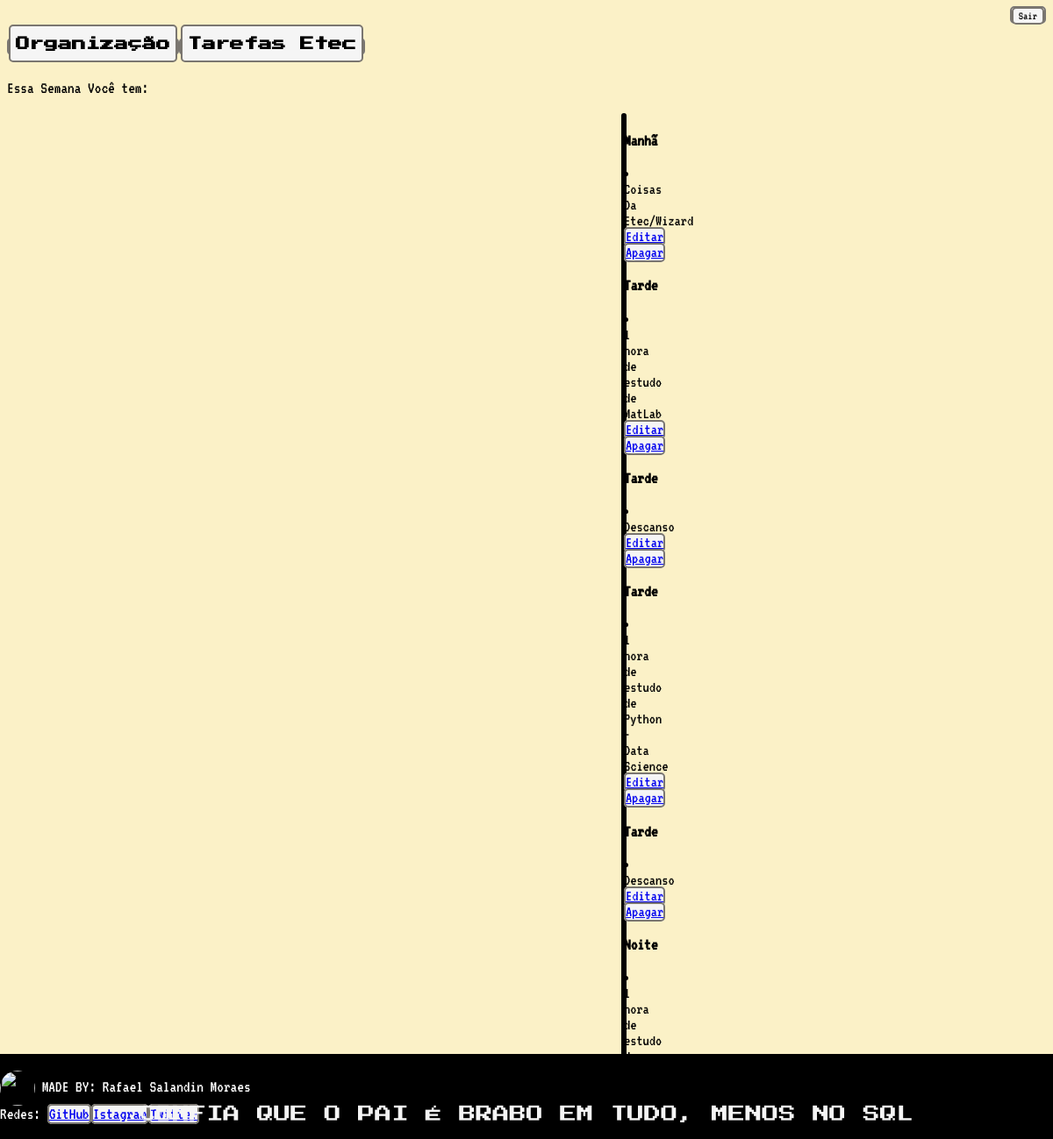
Screenshot of /AgendaTOP/ (signed in) with the database file from the repository.
### OrganizaçãodesseCorno/models.py (models this page shows, shortened)
class what_I_need_to_do(models.Model):
    titulo = models.CharField(max_length=100)
    descrição = models.TextField(blank=True, null=True)
    time = models.CharField(max_length=100, default='SOME STRING')
    usuario = models.ForeignKey(User, on_delete=models.CASCADE)
    class Meta:
        db_table = 'what'

### OrganizaçãodesseCorno/views.py (the view)
# urls.py: path('AgendaTOP/', views.Jorge),
def Jorge(request):
     usuario = request.user
     horario = what_I_need_to_do.time
     evento = what_I_need_to_do.objects.filter(usuario=usuario)
     dados = {'need':evento}
     return render(request, 'pageJorge.html', dados)

### Template/pageJorge.html (shortened to what this page needs)
{% extends "Model_P.html" %}
{% block content %}
<div class="all">
        <div>
            <a href="/"><button><h1>Organização</h1></button></a><a href="/AgendaTOP/Etec"><button><h1>Tarefas Etec</h1></button></a>
            <p>Essa Semana Você tem:</p>
        </div>
        <div class="tv">
        {% for i in need %}
                 <div align="center">
                        <p><b>
                                {{ i.time }}
                        </b></p>
                        <li align="center">
                                {{ i.titulo}} <br>
                                <a href="Create/?id={{ i.id }}">Editar</a>  <a href="delete/{{ i.id }}">Apagar</a>
                        </li>
                </div>
        {%endfor%}
        </div>
        <a href="Create"><button>Mudar/Adicionar</button></a>
</div>
{% endblock %}

### Template/Model_P.html (style rules this page uses)
html { background-color: #fbf1c7; }
button, a { background-color: whitesmoke; border: 2px; border-style: solid; border-color: rgb(122, 118, 112); border-radius: 5px; font-family: VT323; font-weight: 300; }

### Template/pageJorge.html (style rules this page uses)
p { font-family: 'VT323', monospace; font-size: larger; }
li { font-family: 'VT323', monospace; font-size: large; }
h1, h2 { font-family: 'Press Start 2P', monospace; font-size: larger; vertical-align: bottom; }
.tv { background-color: whitesmoke; border-style: solid; border-color: black; border-radius: 10px; margin-left: 700px; margin-right: 700px; }

### rows the page displays
what_I_need_to_do: time "Manhã", titulo "Coisas Da Etec/Wizard"
what_I_need_to_do: time "Tarde", titulo "1 hora de estudo de MatLab"
what_I_need_to_do: time "Tarde", titulo "Descanso"
what_I_need_to_do: time "Tarde", titulo "1 hora de estudo de Python - Data Science"
what_I_need_to_do: time "Tarde", titulo "Descanso"
what_I_need_to_do: time "Noite", titulo "1 hora de estudo…"
